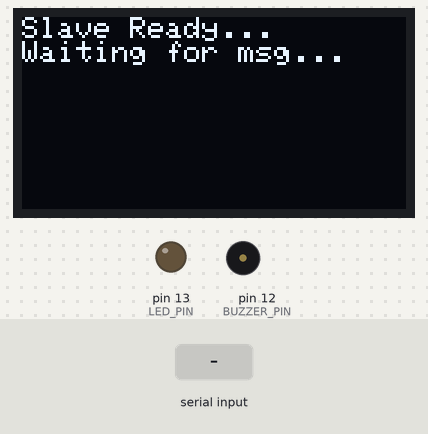
Simulated run of this sketch. Board: Arduino Uno, built with avr-gcc and run on an emulated ATmega328P. Shown: 128×64 one-colour display, output pins drawn as LEDs (lit = HIGH), buzzer (waves = sounding). The inputs (shaded band) are chosen by the test bench.

Above: at 2.2 s.
2.3 s: "1" received over the second serial link
At 3.4 s:
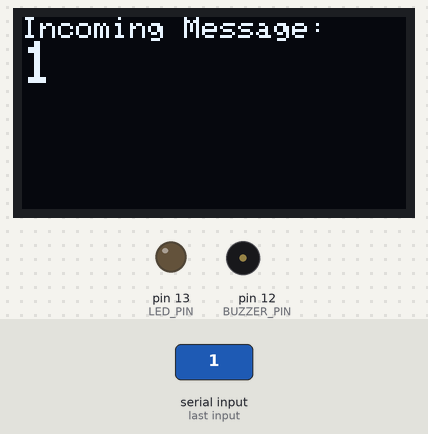
4.0 s: "0" received over the second serial link
At 4.7 s:
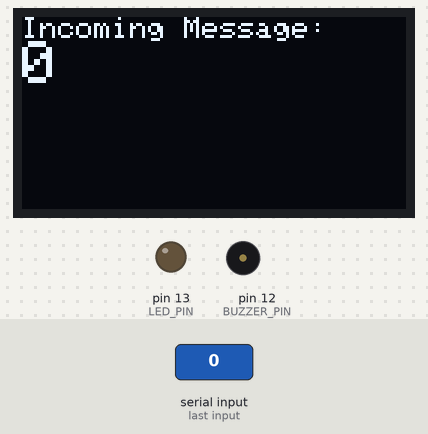
5.7 s: "2" received over the second serial link
At 7.2 s:
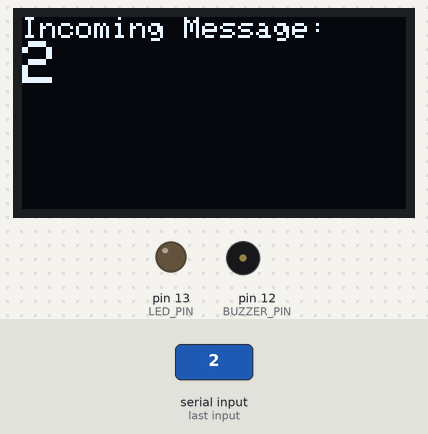
Timing chart, 0 to 8.7 s (numbered marks = the images above; inputs shaded):
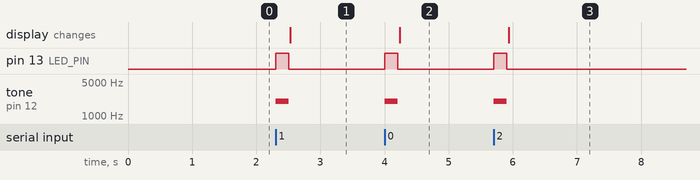

Measured:
- after the input at 2.3 s, pin 13 (LED_PIN): LOW → HIGH at once, → LOW 0.20 s later; tone on pin 12 (BUZZER_PIN): silent → 2000 Hz at once, → silent 0.20 s later; the display: changes after 0.23 s (image 1)
- after the input at 4.0 s, pin 13 (LED_PIN): LOW → HIGH at once, → LOW 0.20 s later; tone on pin 12 (BUZZER_PIN): silent → 2000 Hz at once, → silent 0.20 s later; the display: changes after 0.23 s (image 2)
- after the input at 5.7 s, pin 13 (LED_PIN): LOW → HIGH at once, → LOW 0.20 s later; tone on pin 12 (BUZZER_PIN): silent → 2000 Hz at once, → silent 0.20 s later; the display: changes after 0.23 s (image 3)

The sketch:

slave.ino
```cpp
#include <SoftwareSerial.h>
#include <Wire.h>
#include <Adafruit_GFX.h>
#include <Adafruit_SH1106.h>

// --- Pin Definitions ---
#define OLED_RESET -1
Adafruit_SH1106 display(OLED_RESET);

// Software Serial for HC-05 Bluetooth (Rx: Pin 10, Tx: Pin 11)
SoftwareSerial BTSerial(10, 11);

#define BUZZER_PIN 12
#define LED_PIN 13

// --- Variables ---
String incomingMessage = "";

void setup() {
  pinMode(BUZZER_PIN, OUTPUT);
  pinMode(LED_PIN, OUTPUT);

  BTSerial.begin(9600);

  // OLED Setup (Address 0x3C or 0x3D)
  display.begin(SH1106_SWITCHCAPVCC, 0x3C);
  display.clearDisplay();
  display.setTextColor(WHITE);
  display.setTextSize(1);
  display.setCursor(0, 0);
  display.println("Slave Ready...");
  display.println("Waiting for msg...");
  display.display();
  delay(1000);
}

void loop() {
  // Check if data is received via Bluetooth
  if (BTSerial.available()) {
    incomingMessage = "";

    // Read the complete incoming message
    while (BTSerial.available()) {
      char c = BTSerial.read();
      incomingMessage += c;
      delay(5); // Small delay to allow buffer to fill
    }

    // Audio & Visual Alert for Incoming Message
    digitalWrite(LED_PIN, HIGH);
    tone(BUZZER_PIN, 2000, 200); // Beep tone
    delay(200);
    digitalWrite(LED_PIN, LOW);

    // Display received message on OLED
    display.clearDisplay();
    display.setCursor(0, 0);
    display.setTextSize(1);
    display.println("Incoming Message:");
    display.setTextSize(2); // Bigger font for message
    display.println(incomingMessage);
    display.display();
  }
}
```
